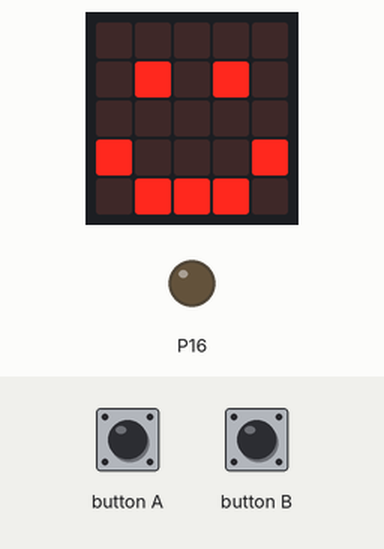
This program was run on a simulated BBC micro:bit (MakeCode). Shown: the board's 5×5 LED display, output pins drawn as LEDs (lit = HIGH). Inputs (shaded band) come from the test bench.

Above: at 1.8 s.
1.9 s: button A pressed for 0.15 s
At 3.6 s:
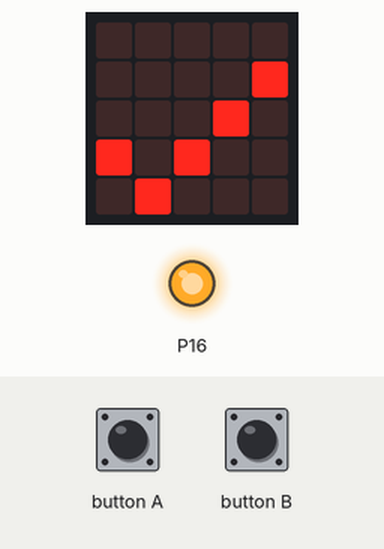
5.0 s: button B pressed for 0.15 s
At 5.5 s:
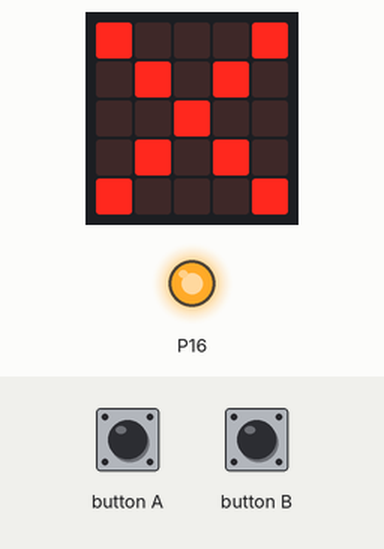
7.2 s: button A pressed for 0.15 s
At 9.4 s:
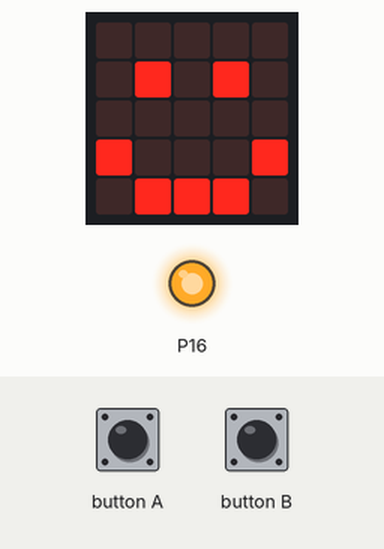
10.2 s: button B pressed for 0.15 s
At 12.3 s:
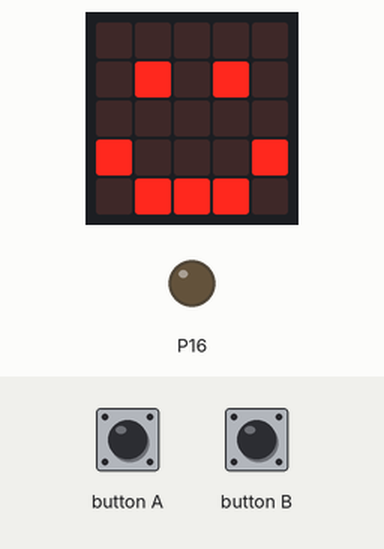
Timing chart, 0 to 13.4 s (numbered marks = the images above; inputs shaded):
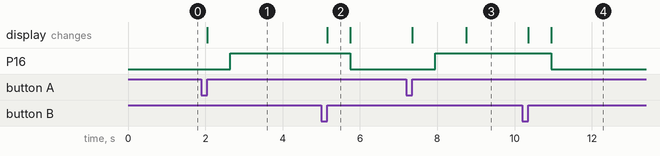

The program:

main.ts
```typescript
// (licence header left out)
basic.clearScreen()
basic.showIcon(IconNames.Happy)

pins.digitalWritePin(DigitalPin.P16, 0)

input.onButtonPressed(Button.A, function() {
    basic.showIcon(IconNames.Yes)
    pins.digitalWritePin(DigitalPin.P16, 1)
    basic.pause(3000)
    basic.showIcon(IconNames.Happy)
})

input.onButtonPressed(Button.B, function () {
    basic.showIcon(IconNames.No)
    pins.digitalWritePin(DigitalPin.P16, 0)
    basic.pause(3000)
    basic.showIcon(IconNames.Happy)
})
```

Measured:
- after the input at 1.9 s, P16: LOW → HIGH after 0.75 s; the display: changes after 0.15 s (image 1)
- after the input at 5.0 s, P16: HIGH → LOW after 0.75 s; the display: changes after 0.15 s (image 2)
- after the input at 7.2 s, P16: LOW → HIGH after 0.75 s; the display: first changes after 0.15 s (image 3 shows a later state)
- after the input at 10.2 s, P16: HIGH → LOW after 0.75 s; the display: first changes after 0.15 s (image 4 shows a later state)
- what the display in image 2 shows lasts 0.6 s, from 5.2 s to 5.8 s
